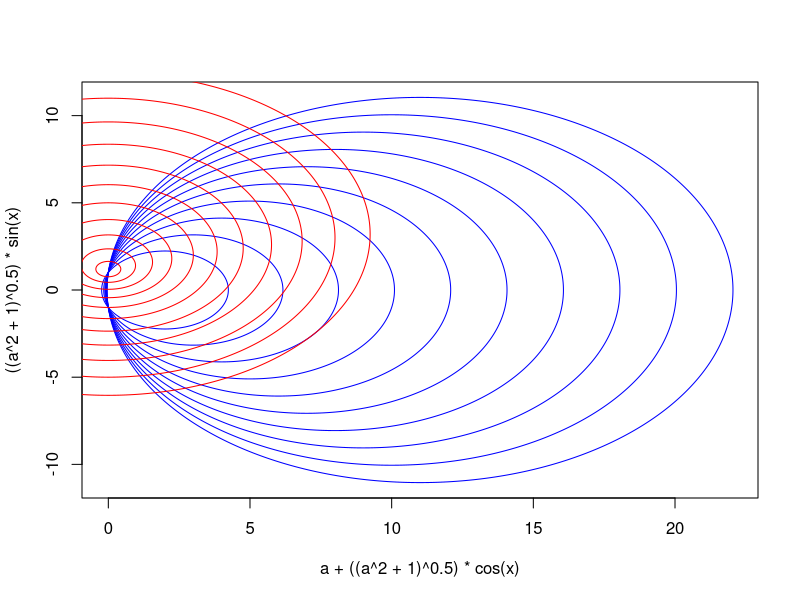

Write R code to recreate this figure.
x = seq(0, 100*pi, .01)
a=11
plot(a+((a^2+1)^.5)*cos(x),((a^2+1)^.5)*sin(x), col="blue",type="l")
Sys.sleep(.1)
for ( a in 2:10) {
points(a+((a^2+1)^.5)*cos(x),((a^2+1)^.5)*sin(x), col="blue",type="l")
Sys.sleep(.1)
}
for (b in (6:16)/5) {
points((b^2-1)*cos(x), b+(b^2-1)*sin(x), col="red", type="l")
Sys.sleep(.1)
}
